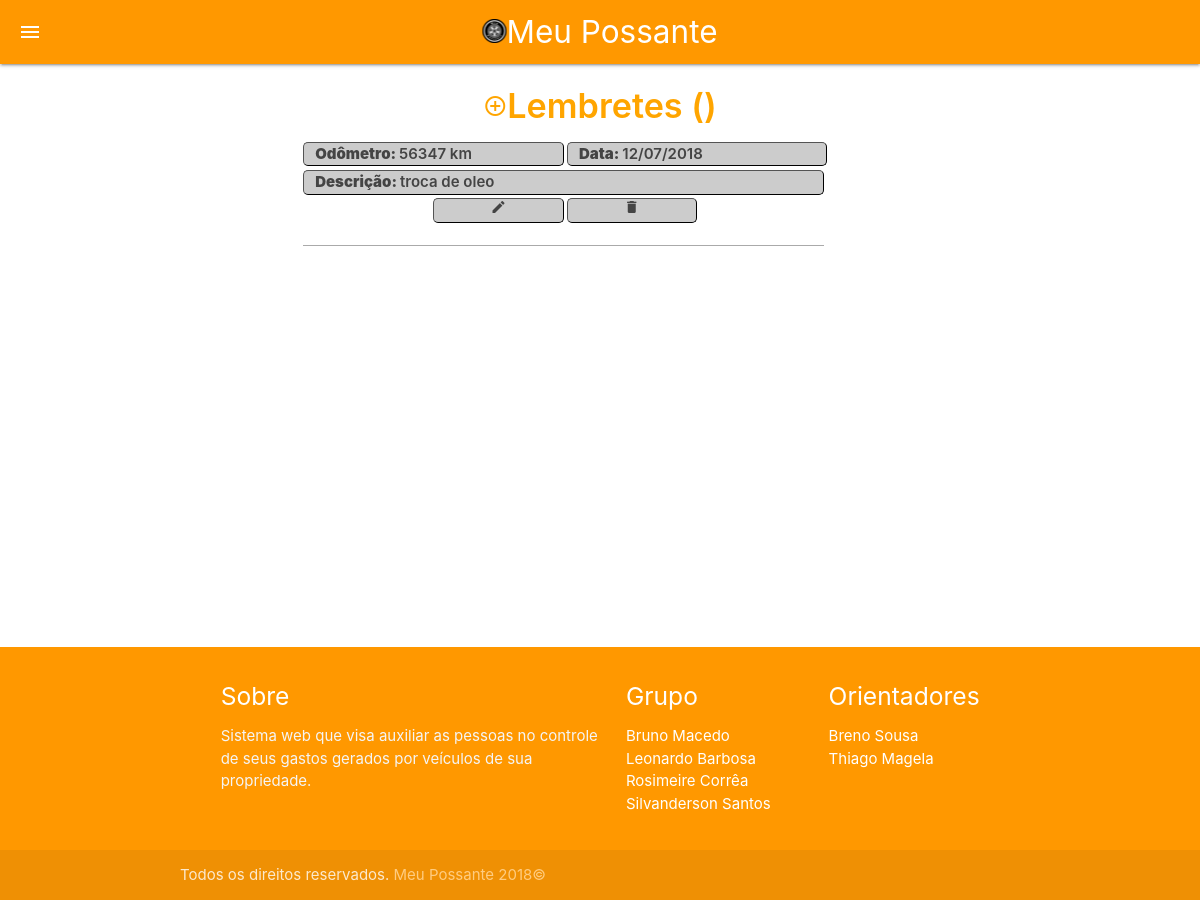
Page /admin/lembrete/lembrete.php?id=3 (signed in) on the earlier database version.
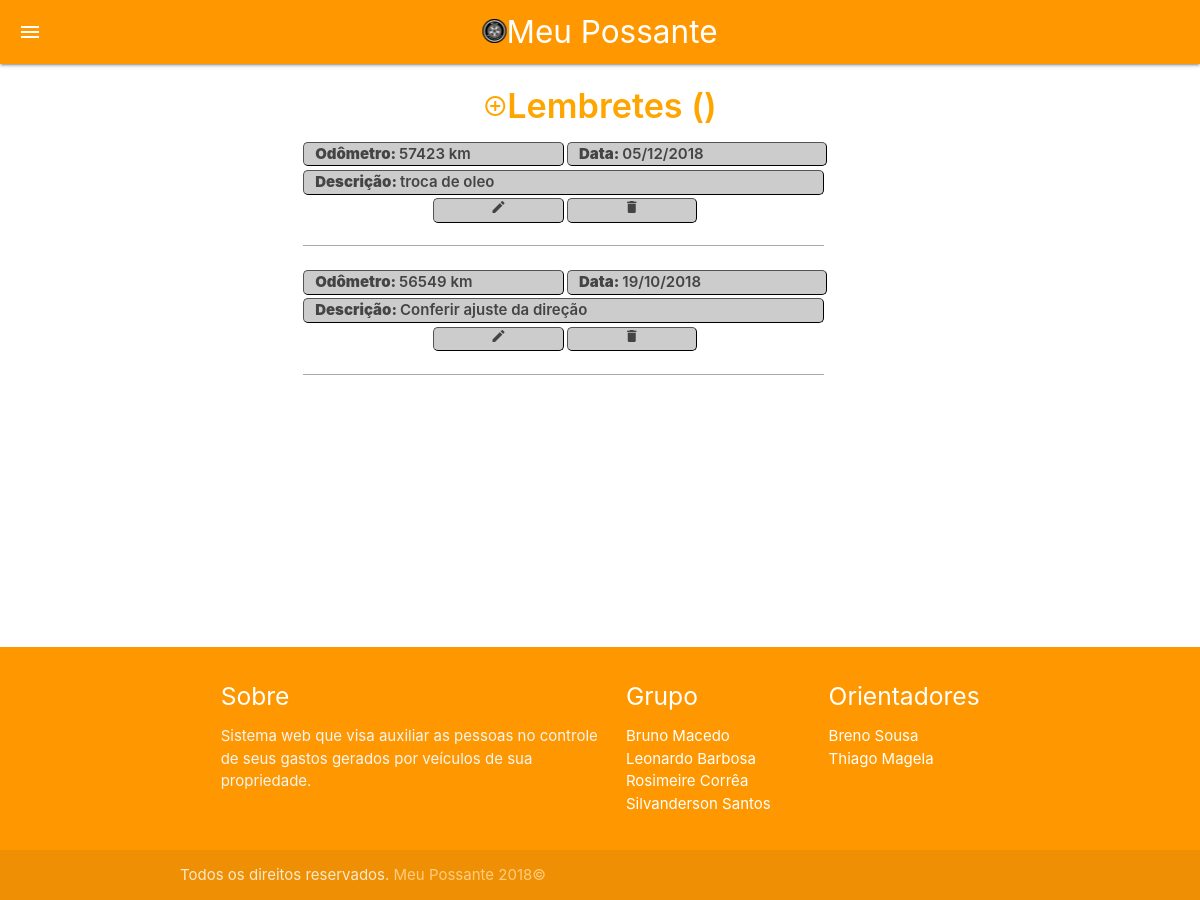
Same page on the later database version.
### tables this page shows
CREATE TABLE IF NOT EXISTS `lembretes` (
  `idlemb` int(11) NOT NULL AUTO_INCREMENT,
  `idusuario` int(11) NOT NULL,
  `idveiculo` int(11) NOT NULL,
  `odolemb` int(11) DEFAULT NULL,
  `datalemb` date DEFAULT NULL,
  `desclemb` varchar(255) DEFAULT NULL,
  `tipolemb` tinyint(1) NOT NULL,
  PRIMARY KEY (`idlemb`),
  KEY `idveiculo` (`idveiculo`)
);

### admin/lembrete/lembrete.php (the view, shortened to what this page needs)
<?php
$id = $_GET['id'];
?>
<!DOCTYPE html>
<html lang="pt-br">
<head>
  <link type="text/css" rel="stylesheet" href="../../materialize/css/materialize.min.css"  media="screen,projection"/>
  <link rel="stylesheet" type="text/css" href="../../css/style.css">
</head>
<body>
  <nav class="orange">
    <div class="nav-wrapper">
      <a href="#" class="center-align"><i class="sidenav-trigger material-icons  " data-target="slide-out">menu</i></a>
      <div><a href="#" class="brand-logo center"><img src="../../img/mp24px.png"/>Meu Possante</a></div>
    </div>
  </nav>
  <main class="">
    <div class="container">
      <h4><a href="add.php?id=<?= $id?>"  style="color:orange;"><i class="material-icons">control_point</i>Lembretes (<?=$_SESSION['placa']?>)</a></h4>
			<?php
			include "../../conexao.php";
			$query = "SELECT * FROM lembretes WHERE idveiculo = '$id' ORDER BY datalemb DESC;";
            $resultado = $conexao->query($query);
            if ($resultado) {
                if ($resultado->num_rows > 0) {
                    while ($linha = $resultado->fetch_assoc()) {
                        echo "<div><div class='row'>";
                        echo("<div class='atributos offset-xl1 col s11 m4 offset-m1 xl4'><b>Odômetro: </b>" . $linha["odolemb"] . " km</div><div class='atributos col s11 m4 xl4'><b>Data: </b>" . date("d/m/Y", strtotime($linha['datalemb'])) . "</div><div class='atributos  offset-xl1 col s11 m8 offset-m1 xl8'><b>Descrição: </b>" . $linha["desclemb"] . "</div><a href='editar.php?id=" . $linha["idlemb"] . "&idveiculo=".$linha["idveiculo"]."'><div class='atributos col s3 offset-s2 m2 offset-m3 xl1 offset-xl3 center-align'><i style='font-size: 16px;' class='material-icons'>edit</i></div></a><a href='#' onclick='removerInfo(" . $linha["idlemb"] .", " .$id . ")'><div class='atributos col s3 offset-s1 m2 xl1  offset-xl2 center-align'><i style='font-size: 16px;' class='material-icons'>delete</i></div></a>");
                        echo "<div class='divisao col s11 m8 offset-m1 xl8 offset-xl1'></div></div></div>";
                    }
                } else {
                    echo "<div class='center'><p>Nenhum registro encontrado!</p><img src='../../img/atencao.png'/>";
                }
            } else {
                die("Erro!");
            }
		 ?>
</div>
</main>
<footer class="page-footer orange">
  <div class="container">
    <div class="row">
      <div class="col l6 s12">
        <h5 class="white-text">Sobre</h5>
        <p class="grey-text text-lighten-4">Sistema web que visa auxiliar as pessoas no controle de seus gastos gerados por veículos de sua propriedade.</p>
      </div>
      <div class="col l3 s12">
        <h5 class="white-text">Grupo</h5>
        <ul>
          <li><a class="white-text" href="#!">Bruno Macedo</a></li>
          <li><a class="white-text" href="#!">Leonardo Barbosa</a></li>
          <li><a class="white-text" href="#!">Rosimeire Corrêa</a></li>
          <li><a class="white-text" href="#!">Silvanderson Santos</a></li>
        </ul>
      </div>
      <div class="col l3 s12">
        <h5 class="white-text">Orientadores</h5>
        <ul>
          <li><a class="white-text" href="#!">Breno Sousa</a></li>
          <li><a class="white-text" href="#!">Thiago Magela</a></li>
        </ul>
      </div>
    </div>
  </div>
  <div class="footer-copyright">
    <div class="container">
      Todos os direitos reservados. <a class="orange-text text-lighten-3" href="http://materializecss.com">Meu Possante 2018©</a>
    </div>
  </div>
</footer>
</body>
</html>

Differences in the rows shown:
changed lembretes "troca de oleo": odolemb "56347" → "57423"; datalemb "12/07/2018" → "05/12/2018"
added lembretes: odolemb "56549", datalemb "19/10/2018", desclemb "Conferir ajuste da direção"
